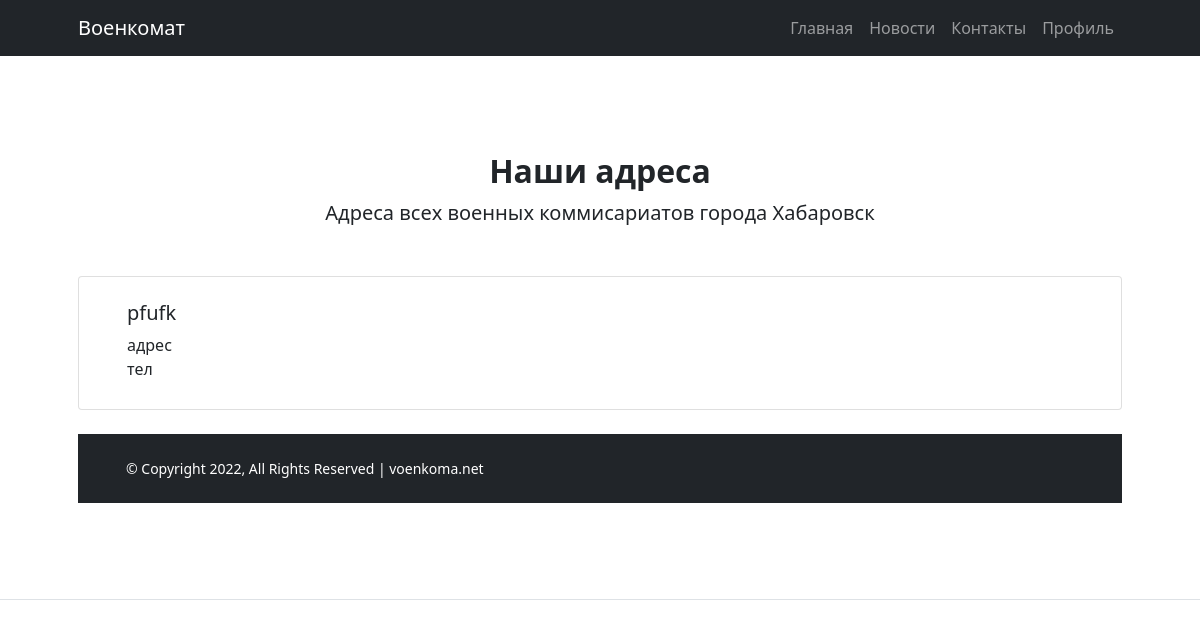
/contacts.php, run on the app's committed database.
### tables this page shows
CREATE TABLE `contacts` (
  `id` int(11) NOT NULL,
  `title` varchar(255) NOT NULL,
  `adress` varchar(255) NOT NULL,
  `phone` varchar(255) NOT NULL
);

### contacts.php (the view, shortened to what this page needs)
<link href="https://cdn.jsdelivr.net/npm/bootstrap@5.1.3/dist/css/bootstrap.min.css" rel="stylesheet"
>
<link href="https://cdn.jsdelivr.net/npm/bootstrap@5.0.2/dist/css/bootstrap.min.css" rel="stylesheet"
>
<section class="py-5 border-bottom">
    <div class="container px-5 my-5 px-5">
        <div class="text-center mb-5">
            <h2 class="fw-bolder">Наши адреса</h2>
            <p class="lead mb-0">Адреса всех военных коммисариатов города Хабаровск</p>
        </div>
        <div class="row gx-5 justify-content-center">
            <div class="col-lg-12">
<?php
include('bd.php');
$result = mysqli_query($db,"SELECT * FROM contacts");
while($data = mysqli_fetch_assoc($result)){
    echo '
        <div class="card mb-4">
            <div class="card-body p-4">
                <div class="d-flex">
                    <div class="flex-shrink-0"><i class="bi bi-chat-right-quote-fill text-primary fs-1"></i>
                    </div>
                    <div class="ms-4">
                        <h5>'.$data['title'].'</h5>
                        <p class="mb-1">'.$data['adress'].'<br>'.$data['phone'].'</p>
                    </div>
                </div>
            </div>
        </div>
    ';
}
?>

### data on the page
contacts: title "pfufk", adress "адрес", phone "тел"
